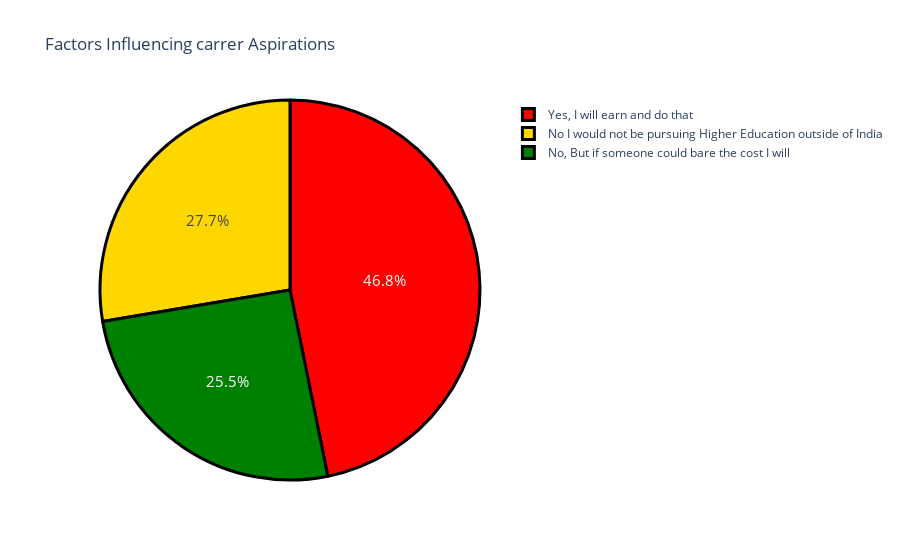

Notebook source saved alongside this figure:
### Code cell
import plotly.graph_objects as go
question2 = "Would you definitely pursue a Higher Education / Post Graduation outside of India ? If only you have to self sponsor it."
question2 = data[question2].value_counts()
label = question2.index
counts = question2.values
colors = ["red","gold","green"]
fig = go.Figure(data=[go.Pie(labels = label , values = counts)])
fig.update_layout(title_text = "Factors Influencing carrer Aspirations")
fig.update_traces(hoverinfo ="label+value" , textinfo = "percent" , textfont_size = 15,
                  marker = dict(colors=colors , line=dict(color="black",width=3)))
fig.show()

### Figure 1 — Plotly figure (JSON) as saved in the notebook; plotly's stock layout.template omitted (floating-point values rounded to 4 significant figures)
{"data": [{"hoverinfo": "label+value", "labels": ["Yes, I will earn and do that", "No I would not be pursuing Higher Education outside of India", "No, But if someone could bare the cost I will"], "marker": {"colors": ["red", "gold", "green"], "line": {"color": "black", "width": 3}}, "textfont": {"size": 15}, "textinfo": "percent", "type": "pie", "values": [110, 65, 60]}], "layout": {"autosize": true, "title": {"text": "Factors Influencing carrer Aspirations"}}}
